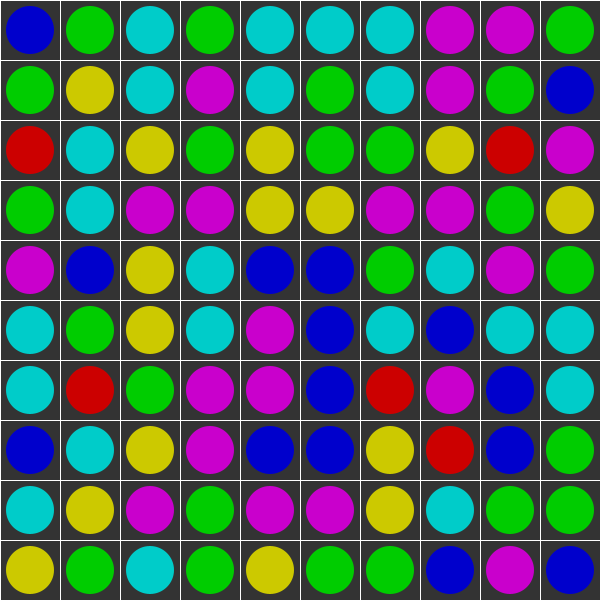
Frame 1 (no input)
Frame 60 (the mouse pressed at the canvas centre just before this capture): identical to frame 1, image omitted
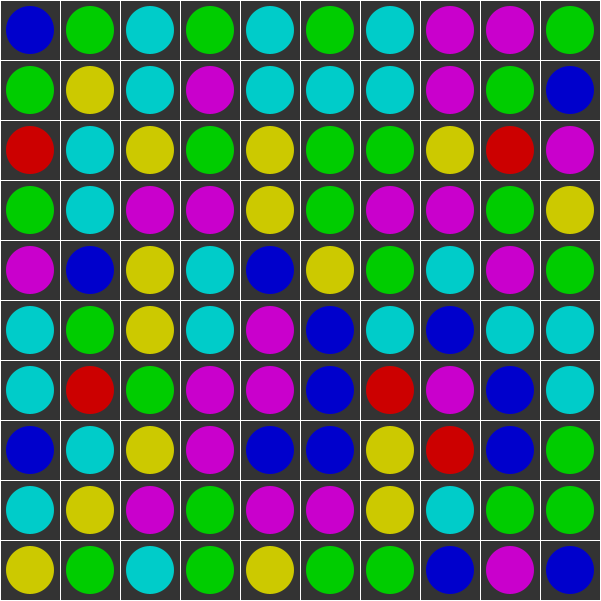
Frame 120 (the mouse held since frame 60 and released just before this capture)

The Processing sketch that drew these frames (run headless with seeded random() and noise(); from frame 60 on, the mouse is pressed at the canvas centre):

// Processing sketch: bejeweled
// ── bejeweled.pde
Cell[][] grid;
int n = 10;
float cellSize;

void setup() {
  size(601, 601);
  cellSize = floor(width/n);
  grid = new Cell[n][n];
  for (int i = 0; i < n; i++) {
    for (int j = 0; j < n; j++) {
      grid[i][j] = new Cell(i, j);
    }
  }
}

void draw() {
  background(51);
  for (int i = 0; i < n; i++) {
    for (int j = n - 1; j >= 0; j--) {
      Cell cell = grid[i][j];
      if(cell.gem == 0){
        if(j > 0){
          grid[i][j-1].fall();
        } else {
          cell.gem = round(random(1, 6));
        }
      }
      cell.render();
    }
  }
}

void mousePressed(){
  int i = floor(mouseX / cellSize);
  int j = floor(mouseY / cellSize);
  grid[i][j].gem = 0;
}

void checkNeighbors(Cell c){
  
}

// ── cell.pde
class Cell {

  int i, j;
  PVector center;
  int gem;

  Cell(int i, int j) {
    this.i = i;
    this.j = j;
    center = new PVector((i + 0.5) * cellSize, (j + 0.5)* cellSize);
    gem = round(random(1, 6));
  }

  void render() {
    noFill();
    stroke(255);
    rectMode(CENTER);
    rect(center.x, center.y, cellSize, cellSize);
    //point(center.x, center.y);
    if (gem > 0) {
      int gemColor = round(gem * 255 / 6);
      noStroke();
      colorMode(HSB, 255, 100, 100);
      fill(gemColor, 100, 80);
      ellipseMode(CENTER);
      ellipse(center.x, center.y, cellSize * 0.8, cellSize * 0.8);
    }
  }

  void fall() {
    grid[i][j+1].gem = gem;
    grid[i][j].gem = 0;
  }
}
